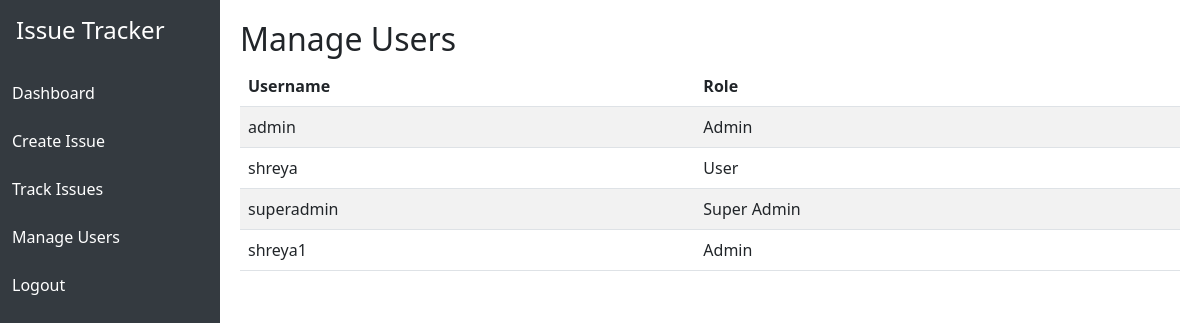
/manage_users (signed in), run on an earlier commit of the app's database.
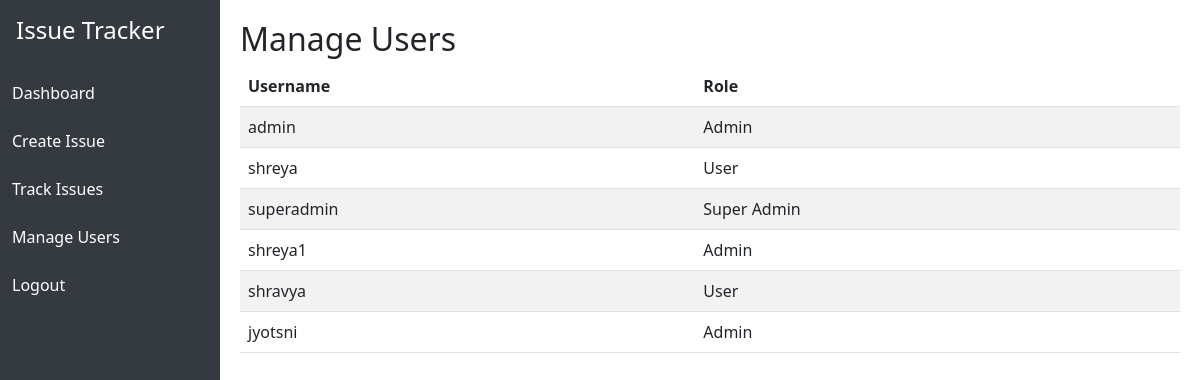
And on a later commit of the database.
### tables this page shows
CREATE TABLE users (
    id INTEGER PRIMARY KEY AUTOINCREMENT,
    username TEXT NOT NULL UNIQUE,
    password TEXT NOT NULL,
    role TEXT NOT NULL
);

### app/routes.py (the view)
@main.route('/manage_users')
@login_required
def manage_users():
    conn = get_db()
    cur = conn.cursor()
    users = cur.execute('SELECT * FROM users').fetchall()
    conn.close()
    return render_template('manage_users.html', users=users)

### app/auth.py (called while the page is built)
@login_manager.user_loader
def load_user(user_id):
    conn = get_db()
    cur = conn.cursor()
    cur.execute('SELECT * FROM users WHERE id = ?', (user_id,))
    row = cur.fetchone()
    conn.close()
    if row:
        return User(row['id'], row['username'], row['password'], row['role'])
    return None

### db.py (called while the page is built)
def get_db():
    conn = sqlite3.connect(Config.DB_PATH)
    conn.row_factory = sqlite3.Row
    return conn

### app/templates/manage_users.html (shortened to what this page needs)
{% extends 'base.html' %}
{% block content %}
<h2>Manage Users</h2>
<table class="table table-striped">
  <thead>
    <tr>
      <th>Username</th>
      <th>Role</th>
    </tr>
  </thead>
  <tbody>
    {% for user in users %}
    <tr>
      <td>{{ user[1] }}</td>
      <td>
        {% if current_user.role|lower|replace(" ", "") == 'superadmin' %}
        <form method="POST" action="{{ url_for('main.update_user_role', user_id=user[0]) }}" class="d-inline">
          <div class="input-group input-group-sm">
            <select name="role" class="form-select form-select-sm">
              <option value="user" {% if user[3]|lower == 'user' %}selected{% endif %}>User</option>
              <option value="admin" {% if user[3]|lower == 'admin' %}selected{% endif %}>Admin</option>
              <option value="superadmin" {% if user[3]|lower|replace(" ", "") == 'superadmin' %}selected{% endif %}>Super Admin</option>
            </select>
            <button type="submit" class="btn btn-sm btn-primary">Update</button>
          </div>
        </form>
        {% else %}
        {{ user[3] }}
        {% endif %}
      </td>
    </tr>
    {% endfor %}
  </tbody>
</table>
{% endblock %}

### app/templates/base.html (shortened to what this page needs)
<!DOCTYPE html>
<html>
<head>
    <link href="https://cdn.jsdelivr.net/npm/bootstrap@5.3.0/dist/css/bootstrap.min.css" rel="stylesheet">
</head>
<body>
    {% if current_user.is_authenticated %}
    <div class="sidebar">
        <h4 class="p-3">Issue Tracker</h4>
        <a href="{{ url_for('main.home') }}">Dashboard</a>
        <a href="{{ url_for('main.create_issue') }}">Create Issue</a>
        <a href="{{ url_for('main.track_issues') }}">Track Issues</a>
        <a href="{{ url_for('main.manage_users') }}">Manage Users</a>
        <a href="{{ url_for('auth.logout') }}">Logout</a>
    </div>
    {% endif %}
    <div class="content">
        {% block content %}{% endblock %}
    </div>
</body>
</html>

### app/templates/base.html (style rules this page uses)
body { display: flex; min-height: 100vh; }
.sidebar { width: 220px; background: #343a40; color: white; flex-shrink: 0; }
.sidebar a { color: white; display: block; padding: 12px; text-decoration: none; }
.content { flex-grow: 1; padding: 20px; }

What changed in the data, as far as the page shows it:
added users: username "shravya", role "User"
added users: username "jyotsni", role "Admin"
